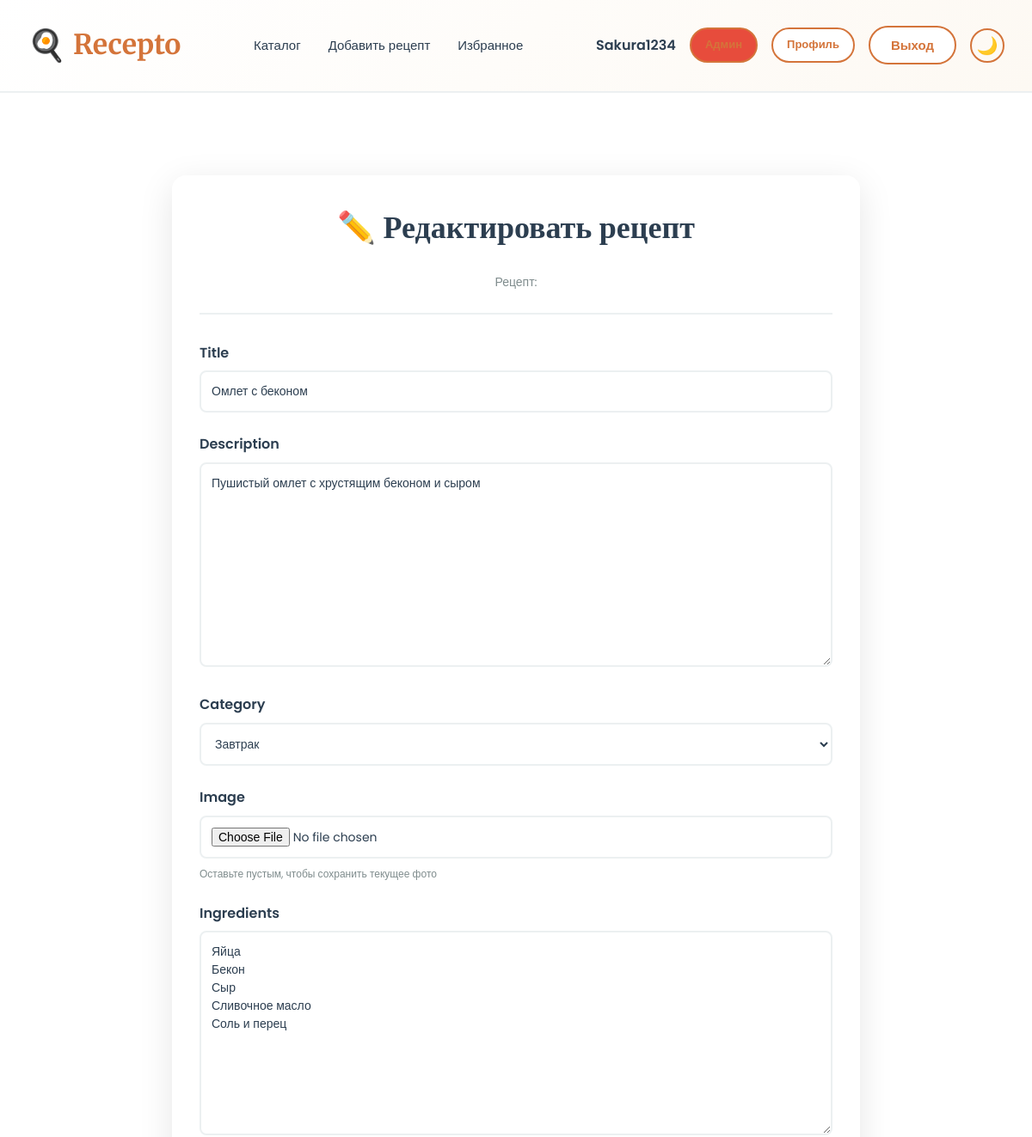
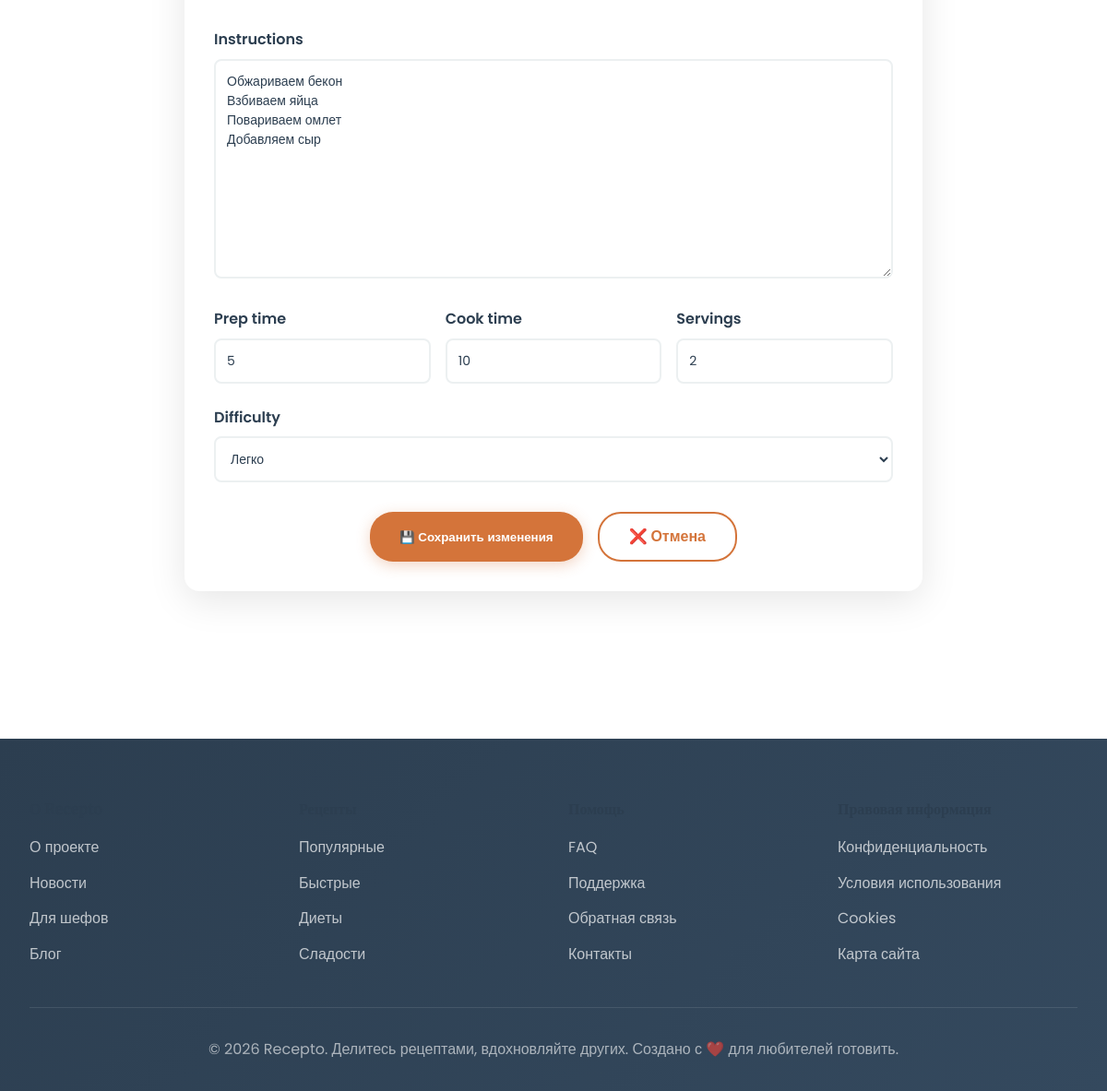
Screenshot of /recipe/3/edit/ (signed in) with the database file from the repository (2 pictures, top to bottom).
### main/models.py (models this page shows, shortened)
class Recipe(models.Model):
    DIFFICULTY = [
        ('easy', 'Легко'),
        ('medium', 'Средне'),
        ('hard', 'Сложно'),
    ]
    CATEGORY = [
        ('breakfast', 'Завтрак'),
        ('lunch', 'Обед'),
        ('dinner', 'Ужин'),
        ('dessert', 'Десерт'),
        ('drink', 'Напиток'),
    ]
    title = models.CharField(max_length=200)
    author = models.ForeignKey(
        User,
        on_delete=models.CASCADE
    )
    description = models.TextField()
    category = models.CharField(
        max_length=20,
        choices=CATEGORY
    )
    image = models.ImageField(
        upload_to='recipes/',
        blank=True,
        null=True
    )
    ingredients = models.TextField()
    instructions = models.TextField()
    prep_time = models.IntegerField(default=0)
    cook_time = models.IntegerField(default=0)
    servings = models.IntegerField(default=1)
    difficulty = models.CharField(
        max_length=10,
        choices=DIFFICULTY,
        default='medium'
    )
    likes = models.IntegerField(default=0)
    views = models.IntegerField(default=0)
    created_at = models.DateTimeField(
        auto_now_add=True
    )

### main/views.py (the view)
# urls.py: path('recipe/<int:recipe_id>/edit/', views.edit_recipe, name='edit_recipe'),
@login_required
def edit_recipe(request, recipe_id):
    recipe = get_object_or_404(
        Recipe,
        id=recipe_id
    )
    if request.method == 'POST':
        form = RecipeForm(
            request.POST,
            request.FILES,
            instance=recipe
        )
        if form.is_valid():
            form.save()
            return redirect(
                'recipe_detail',
                recipe_id
            )
    else:
        form = RecipeForm(
            instance=recipe
        )
    return render(request, 'main/edit_recipe.html', {
        'form': form
    })

### main/forms.py
class RecipeForm(forms.ModelForm):
    class Meta:
        model = Recipe
        fields = [
            'title',
            'description',
            'category',
            'image',
            'ingredients',
            'instructions',
            'prep_time',
            'cook_time',
            'servings',
            'difficulty'
        ]

### main/templates/main/edit_recipe.html (shortened to what this page needs)
{% extends 'main/base.html' %}
{% block content %}
<section class="section">
  <div class="container">
    <div class="recipe-form-container">
      <div class="form-header">
        <h2>✏️ Редактировать рецепт</h2>
        <p>Рецепт: <strong>{{ recipe.title }}</strong></p>
      </div>
      <form method="POST" enctype="multipart/form-data">
        <div class="form-group">
          <label for="id_title">{{ form.title.label }}</label>
          {{ form.title }}
        </div>
        <div class="form-group">
          <label for="id_description">{{ form.description.label }}</label>
          {{ form.description }}
        </div>
        <div class="form-group">
          <label for="id_category">{{ form.category.label }}</label>
          {{ form.category }}
        </div>
        <div class="form-group">
          <label for="id_image">{{ form.image.label }}</label>
          {{ form.image }}
          <p style="color: var(--text-light); font-size: 12px; margin-top: 0.5rem;">Оставьте пустым, чтобы сохранить текущее фото</p>
        </div>
        <div class="form-group">
          <label for="id_ingredients">{{ form.ingredients.label }}</label>
          {{ form.ingredients }}
        </div>
        <div class="form-group">
          <label for="id_instructions">{{ form.instructions.label }}</label>
          {{ form.instructions }}
        </div>
        <div style="display: grid; grid-template-columns: repeat(3, 1fr); gap: 1rem;">
          <div class="form-group">
            <label for="id_prep_time">{{ form.prep_time.label }}</label>
            {{ form.prep_time }}
          </div>
          <div class="form-group">
            <label for="id_cook_time">{{ form.cook_time.label }}</label>
            {{ form.cook_time }}
          </div>
          <div class="form-group">
            <label for="id_servings">{{ form.servings.label }}</label>
            {{ form.servings }}
          </div>
        </div>
        <div class="form-group">
          <label for="id_difficulty">{{ form.difficulty.label }}</label>
          {{ form.difficulty }}
        </div>
        <div class="form-buttons">
          <button type="submit" class="btn-submit">💾 Сохранить изменения</button>
          <a href="{% url 'recipe_detail' recipe.id %}" class="btn-cancel" style="text-align: center; padding: 12px 32px; display: inline-block;">❌ Отмена</a>
        </div>
      </form>
    </div>
  </div>
</section>
{% endblock %}

### main/templates/main/base.html (shortened to what this page needs)
<!DOCTYPE html>
<html lang="ru">
<head>
</head>
<body>
    <nav>
        <div class="container">
            <a href="/" class="logo">Recepto</a>
            <ul>
                <li><a href="{% url 'home' %}">Каталог</a></li>
                <li><a href="{% url 'add_recipe' %}">Добавить рецепт</a></li>
                <li><a href="{% url 'favorites' %}">Избранное</a></li>
            </ul>
            <div style="display:flex;gap:1rem;align-items:center">
                {% if user.is_authenticated %}
                    <span style="font-weight:600;color:var(--text-dark)">{{ user.username }}</span>
                    {% if user.is_staff %}
                        <a href="/admin/" class="btn btn-secondary btn-sm" style="background:var(--accent)">Админ</a>
                    {% endif %}
                    <a href="{% url 'profile' %}" class="btn btn-secondary btn-sm">Профиль</a>
                    <form method="POST" action="{% url 'logout' %}" style="display:inline;margin:0;padding:0">
                        <button type="submit" class="btn btn-secondary btn-sm" style="cursor:pointer;font-weight:600;border:2px solid var(--primary);background:white;color:var(--primary);padding:0.75rem 1.5rem;border-radius:25px;font-size:15px;transition:all 0.3s ease">Выход</button>
                    </form>
                {% else %}
                    <a href="{% url 'login' %}" class="nav-btn">Вход</a>
                    <a href="{% url 'register' %}" class="btn btn-secondary btn-sm">Регистрация</a>
                {% endif %}
                <button id="theme-toggle" onclick="toggleTheme()" style="background:none;border:2px solid var(--primary);color:var(--text-dark);width:40px;height:40px;border-radius:50%;cursor:pointer;font-size:20px;display:flex;align-items:center;justify-content:center;transition:all 0.3s ease" title="Переключить тему">
                    <span id="theme-icon">🌙</span>
                </button>
            </div>
        </div>
    </nav>
    {% block content %}{% endblock %}
    <footer>
        <div class="container">
            <div class="footer-content">
                <div class="footer-column">
                    <h4>О Recepto</h4>
                    <ul>
                        <li><a href="#">О проекте</a></li>
                        <li><a href="#">Новости</a></li>
                        <li><a href="#">Для шефов</a></li>
                        <li><a href="#">Блог</a></li>
                    </ul>
                </div>
                <div class="footer-column">
                    <h4>Рецепты</h4>
                    <ul>
                        <li><a href="#">Популярные</a></li>
                        <li><a href="#">Быстрые</a></li>
                        <li><a href="#">Диеты</a></li>
                        <li><a href="#">Сладости</a></li>
                    </ul>
                </div>
                <div class="footer-column">
                    <h4>Помощь</h4>
                    <ul>
                        <li><a href="#">FAQ</a></li>
                        <li><a href="#">Поддержка</a></li>
                        <li><a href="#">Обратная связь</a></li>
                        <li><a href="#">Контакты</a></li>
                    </ul>
                </div>
                <div class="footer-column">
                    <h4>Правовая информация</h4>
                    <ul>
                        <li><a href="#">Конфиденциальность</a></li>
                        <li><a href="#">Условия использования</a></li>
                        <li><a href="#">Cookies</a></li>
                        <li><a href="#">Карта сайта</a></li>
                    </ul>
                </div>
            </div>
            <div class="footer-bottom">
                <p>&copy; 2026 Recepto. Делитесь рецептами, вдохновляйте других. Создано с ❤️ для любителей готовить.</p>
            </div>
        </div>
    </footer>
</body>
</html>

### main/templates/main/base.html (style rules this page uses)
* { margin: 0; padding: 0; box-sizing: border-box; }
:root { --primary: #d4743a; --primary-light: #e8a680; --primary-dark: #b8621f; --secondary: #2c3e50; --accent: #e74c3c; --success: #27ae60; --light: #fef5e7; --white: #ffffff; --text-dark: #2c3e50; --text-light: #7f8c8d; --border: #ecf0f1; --shadow: 0 10px 40px rgba(0, 0, 0, 0.1); --shadow-lg: 0 20px 60px rgba(212, 116, 58, 0.15); }
html { scroll-behavior: smooth; }
body { font-family: 'Poppins', sans-serif; color: var(--text-dark); background: var(--white); line-height: 1.6; transition: background-color 0.3s ease, color 0.3s ease; }
h1, h2, h3, h4, h5, h6 { font-family: 'Merriweather', serif; color: var(--text-dark); margin-bottom: 1rem; }
h2 { font-size: 36px; }
a { text-decoration: none; color: var(--primary); transition: color 0.3s ease; }
nav { position: sticky; top: 0; z-index: 100; background: linear-gradient(135deg, var(--white) 0%, #fdf9f3 100%); border-bottom: 2px solid var(--border); backdrop-filter: blur(10px); transition: background 0.3s ease, border-color 0.3s ease; }
nav .container { max-width: 1200px; margin: 0 auto; padding: 1rem 2rem; display: flex; justify-content: space-between; align-items: center; }
.logo { font-family: 'Merriweather', serif; font-size: 32px; font-weight: 700; color: var(--primary); display: flex; align-items: center; gap: 0.5rem; }
.logo::before { content: '🍳'; font-size: 36px; }
nav ul { display: flex; list-style: none; gap: 2rem; }
nav a { font-weight: 500; font-size: 15px; color: var(--text-dark); position: relative; padding: 0.5rem 0; }
nav a::after { content: ''; position: absolute; bottom: -2px; left: 0; width: 0; height: 3px; background: var(--primary); transition: width 0.3s ease; }
.container { max-width: 1200px; margin: 0 auto; padding: 0 2rem; }
.btn { padding: 12px 28px; border-radius: 25px; font-size: 15px; font-weight: 600; text-decoration: none; cursor: pointer; border: none; transition: all 0.3s ease; display: inline-block; }
.btn-secondary { background: var(--white); color: var(--primary); border: 2px solid var(--primary); }
.btn-sm { padding: 8px 16px; font-size: 13px; }
* { transition: background-color 0.3s ease, color 0.3s ease, border-color 0.3s ease; }
.section { padding: 4rem 0; }
.form-group { margin-bottom: 1.5rem; }
.form-group label { display: block; margin-bottom: 0.5rem; font-weight: 600; color: var(--text-dark); }
.form-group input, .form-group textarea, .form-group select { width: 100%; padding: 12px 16px; border: 2px solid var(--border); border-radius: 8px; font-family: 'Poppins', sans-serif; font-size: 14px; transition: all 0.3s ease; }
.form-group textarea { resize: vertical; min-height: 120px; }
footer { background: linear-gradient(135deg, #2c3e50 0%, #34495e 100%); color: white; padding: 4rem 0 2rem; margin-top: 4rem; }
.footer-content { display: grid; grid-template-columns: repeat(auto-fit, minmax(250px, 1fr)); gap: 2rem; margin-bottom: 2rem; }
.footer-column h4 { margin-bottom: 1rem; font-size: 16px; font-weight: 700; }
.footer-column ul { list-style: none; }
.footer-column a { color: rgba(255, 255, 255, 0.7); display: block; margin-bottom: 0.8rem; transition: color 0.3s ease; }
.footer-bottom { border-top: 1px solid rgba(255, 255, 255, 0.1); padding-top: 2rem; text-align: center; color: rgba(255, 255, 255, 0.6); }

### rows the page displays
Recipe: title "Омлет с беконом", description "Пушистый омлет с хрустящим беконом и сыром", category "Завтрак", ingredients "Яйца Бекон Сыр Сливочное масло Соль и перец", instructions "Обжариваем бекон Взбиваем яйца Повариваем омлет Добавляем сыр", prep_time "5", cook_time "10", servings "2", difficulty "Легко"

### other values shown
{{ user.username }} "Sakura1234"
